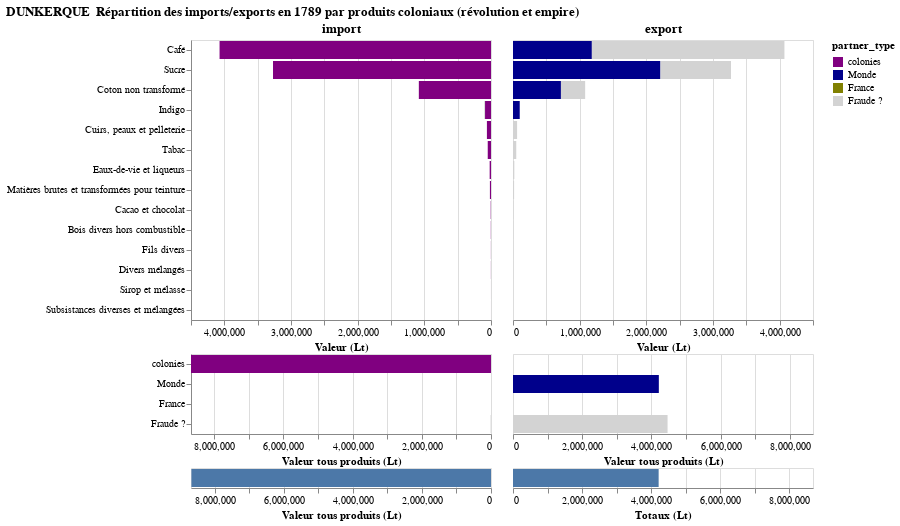
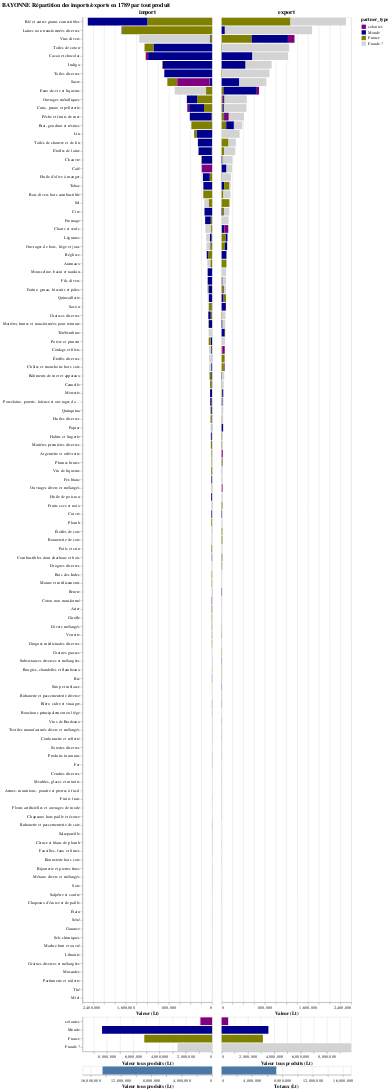
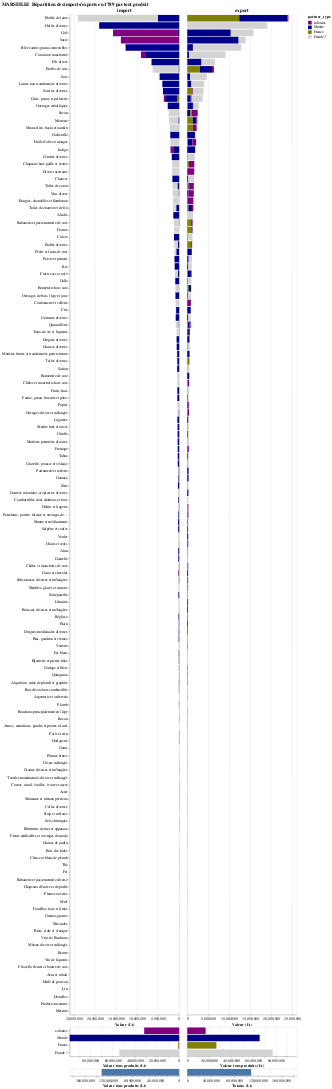
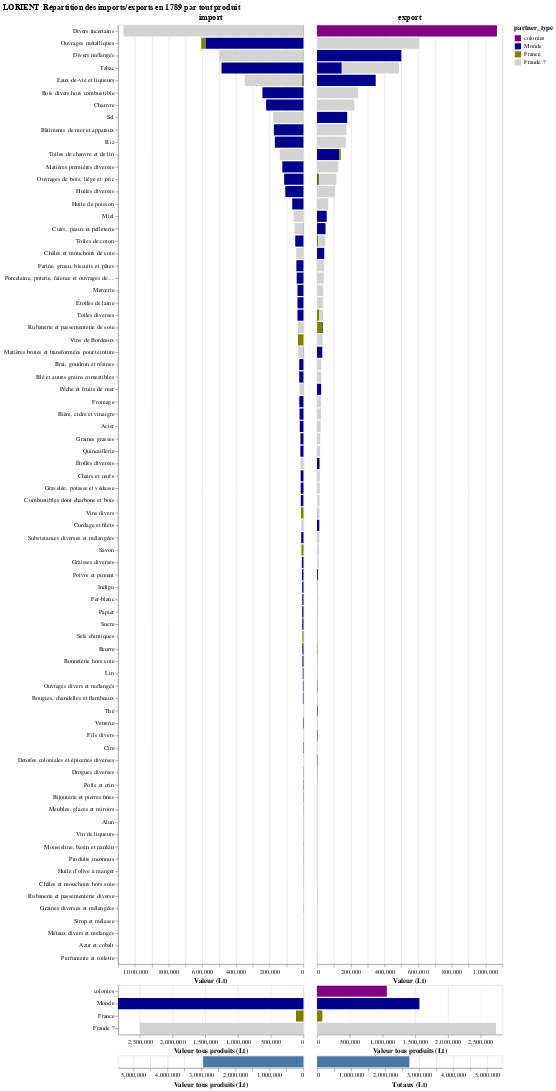

Notebook code for these charts, in order:
### Markdown cell above
# Focus sur les exportations

Nous allons dans un premier temps détailler les produits coloniaux pour identifier les produits concernés par les anomalies d'exporations.

### Code cell
for city in ["Dunkerque", "Bayonne", "Marseille", "Lorient"]:
    pyramide_port_franc(city, data[city]["detail_products"], "product", "partner_type", "produits coloniaux (révolution et empire)" if city == "Dunkerque" else "tout produit")

### Figure 1 — Vega-Lite specification as saved in the notebook (floating-point values rounded to 4 significant figures)
{"data": {"values": [{"importsexports": "Exports", "partner_type": "Monde", "port": "Dunkerque", "product": "Café", "value": 1182957}, {"importsexports": "Imports", "partner_type": "colonies", "port": "Dunkerque", "product": "Café", "value": 4071453}, {"importsexports": "Exports", "partner_type": "Fraude ?", "port": "Dunkerque", "product": "Café", "value": 2888496}, {"importsexports": "Exports", "partner_type": "Monde", "port": "Dunkerque", "product": "Coton non transformé", "value": 719051}, {"importsexports": "Imports", "partner_type": "colonies", "port": "Dunkerque", "product": "Coton non transformé", "value": 1082427}, {"importsexports": "Exports", "partner_type": "Fraude ?", "port": "Dunkerque", "product": "Coton non transformé", "value": 363376}, {"importsexports": "Exports", "partner_type": "Monde", "port": "Dunkerque", "product": "Indigo", "value": 101042}, {"importsexports": "Imports", "partner_type": "colonies", "port": "Dunkerque", "product": "Indigo", "value": 89556}, {"importsexports": "Imports", "partner_type": "Fraude ?", "port": "Dunkerque", "product": "Indigo", "value": 11486}, {"importsexports": "Exports", "partner_type": "Monde", "port": "Dunkerque", "product": "Sucre", "value": 2211754}, {"importsexports": "Imports", "partner_type": "colonies", "port": "Dunkerque", "product": "Sucre", "value": 3269855}, {"importsexports": "Exports", "partner_type": "Fraude ?", "port": "Dunkerque", "product": "Sucre", "value": 1058101}, {"importsexports": "Imports", "partner_type": "colonies", "port": "Dunkerque", "product": "Cacao et chocolat", "value": 4414}, {"importsexports": "Exports", "partner_type": "Fraude ?", "port": "Dunkerque", "product": "Cacao et chocolat", "value": 4414}, {"importsexports": "Imports", "partner_type": "colonies", "port": "Dunkerque", "product": "Bois divers hors combustible", "value": 2724}, {"importsexports": "Exports", "partner_type": "Fraude ?", "port": "Dunkerque", "product": "Bois divers hors combustible", "value": 2724}, {"importsexports": "Imports", "partner_type": "colonies", "port": "Dunkerque", "product": "Matières brutes et transformées pour teinture", "value": 16367}, {"importsexports": "Exports", "partner_type": "Fraude ?", "port": "Dunkerque", "product": "Matières brutes et transformées pour teinture", "value": 16367}, {"importsexports": "Imports", "partner_type": "colonies", "port": "Dunkerque", "product": "Fils divers", "value": 1376}, {"importsexports": "Exports", "partner_type": "Fraude ?", "port": "Dunkerque", "product": "Fils divers", "value": 1376}, {"importsexports": "Imports", "partner_type": "colonies", "port": "Dunkerque", "product": "Subsistances diverses et mélangées", "value": 150}, {"importsexports": "Exports", "partner_type": "Fraude ?", "port": "Dunkerque", "product": "Subsistances diverses et mélangées", "value": 150}, {"importsexports": "Imports", "partner_type": "colonies", "port": "Dunkerque", "product": "Cuirs, peaux et pelleterie", "value": 61376}, {"importsexports": "Exports", "partner_type": "Fraude ?", "port": "Dunkerque", "product": "Cuirs, peaux et pelleterie", "value": 61376}, {"importsexports": "Imports", "partner_type": "colonies", "port": "Dunkerque", "product": "Eaux-de-vie et liqueurs", "value": 19963}, {"importsexports": "Exports", "partner_type": "Fraude ?", "port": "Dunkerque", "product": "Eaux-de-vie et liqueurs", "value": 19963}, {"importsexports": "Imports", "partner_type": "colonies", "port": "Dunkerque", "product": "Sirop et mélasse", "value": 210}, {"importsexports": "Exports", "partner_type": "Fraude ?", "port": "Dunkerque", "product": "Sirop et mélasse", "value": 210}, {"importsexports": "Imports", "partner_type": "colonies", "port": "Dunkerque", "product": "Tabac", "value": 48931}, {"importsexports": "Exports", "partner_type": "Fraude ?", "port": "Dunkerque", "product": "Tabac", "value": 48931}, {"importsexports": "Imports", "partner_type": "colonies", "port": "Dunkerque", "product": "Divers mélangés", "value": 1353}, {"importsexports": "Exports", "partner_type": "Fraude ?", "port": "Dunkerque", "product": "Divers mélangés", "value": 1353}]}, "spacing": 0, "title": "DUNKERQUE\n Répartition des imports/exports en 1789 par produits coloniaux (révolution et empire)", "vconcat": [{"hconcat": [{"encoding": {"color": {"field": "partner_type", "scale": {"domain": ["colonies", "Monde", "France", "Fraude ?"], "range": ["purple", "darkblue", "olive", "lightgrey", "darkgrey"]}, "type": "nominal"}, "order": {"expr": "-1*indexof(['colonies', 'Monde', 'France', 'Fraude ?'], datum.partner_type)", "type": "ordinal"}, "x": {"field": "value", "sort": "descending", "title": "Valeur (Lt)", "type": "quantitative"}, "y": {"field": "product", "sort": "-x", "title": null, "type": "ordinal"}}, "mark": {"tooltip": {"content": "data"}, "type": "bar"}, "title": "import", "transform": [{"filter": {"equal": "Imports", "field": "importsexports"}}]}, {"encoding": {"color": {"field": "partner_type", "scale": {"domain": ["colonies", "Monde", "France", "Fraude ?"], "range": ["purple", "darkblue", "olive", "lightgrey", "darkgrey"]}, "sort": ["colonies", "Monde", "France", "Fraude ?"], "type": "nominal"}, "order": {"expr": "indexof(['colonies', 'Monde', 'France', 'Fraude ?'], datum.partner_type)", "type": "ordinal"}, "x": {"field": "value", "title": "Valeur (Lt)", "type": "quantitative"}, "y": {"axis": null, "field": "product", "sort": "-x", "title": null, "type": "ordinal"}}, "mark": {"tooltip": {"content": "data"}, "type": "bar"}, "title": "export", "transform": [{"filter": {"equal": "Exports", "field": "importsexports"}}]}]}, {"hconcat": [{"encoding": {"color": {"field": "partner_type", "scale": {"domain": ["colonies", "Monde", "France", "Fraude ?"], "range": ["purple", "darkblue", "olive", "lightgrey", "darkgrey"]}, "sort": ["colonies", "Monde", "France", "Fraude ?"], "type": "nominal"}, "x": {"field": "total_value", "scale": {"domain": [0, 8670155]}, "sort": "descending", "title": "Valeur tous produits (Lt)", "type": "quantitative"}, "y": {"field": "partner_type", "scale": {"domain": ["colonies", "Monde", "France", "Fraude ?"]}, "sort": ["colonies", "Monde", "France", "Fraude ?"], "title": null, "type": "ordinal"}}, "mark": {"tooltip": {"content": "data"}, "type": "bar"}, "transform": [{"filter": {"equal": "Imports", "field": "importsexports"}}, {"aggregate": [{"as": "total_value", "field": "value", "op": "sum"}], "groupby": ["partner_type"]}]}, {"encoding": {"color": {"field": "partner_type", "scale": {"domain": ["colonies", "Monde", "France", "Fraude ?"], "range": ["purple", "darkblue", "olive", "lightgrey", "darkgrey"]}, "sort": ["colonies", "Monde", "France", "Fraude ?"], "type": "nominal"}, "x": {"field": "total_value", "scale": {"domain": [0, 8670155]}, "sort": "ascending", "title": "Valeur tous produits (Lt)", "type": "quantitative"}, "y": {"axis": null, "field": "partner_type", "scale": {"domain": ["colonies", "Monde", "France", "Fraude ?"]}, "sort": ["colonies", "Monde", "France", "Fraude ?"], "title": null, "type": "ordinal"}}, "mark": {"tooltip": {"content": "data"}, "type": "bar"}, "transform": [{"filter": {"equal": "Exports", "field": "importsexports"}}, {"aggregate": [{"as": "total_value", "field": "value", "op": "sum"}], "groupby": ["partner_type"]}]}]}, {"hconcat": [{"encoding": {"x": {"field": "total_value", "scale": {"domain": [0, 8681641]}, "sort": "descending", "title": "Valeur tous produits (Lt)", "type": "quantitative"}}, "mark": {"tooltip": {"content": "data"}, "type": "bar"}, "transform": [{"filter": {"equal": "Imports", "field": "importsexports"}}, {"filter": "indexof(datum.partner_type,'?')==-1"}, {"aggregate": [{"as": "total_value", "field": "value", "op": "sum"}]}]}, {"encoding": {"x": {"field": "total_value", "scale": {"domain": [0, 8681641]}, "sort": "ascending", "title": "Totaux (Lt)", "type": "quantitative"}}, "mark": {"tooltip": {"content": "data"}, "type": "bar"}, "transform": [{"filter": {"equal": "Exports", "field": "importsexports"}}, {"filter": "indexof(datum.partner_type,'?')==-1"}, {"aggregate": [{"as": "total_value", "field": "value", "op": "sum"}]}]}]}]}

### Figure 2 — Vega-Lite specification as saved in the notebook (floating-point values rounded to 4 significant figures; data arrays with more than 128 entries replaced by an {"elided": "..."} marker saying what was removed)
{"data": {"values": {"elided": "444 records"}}, "spacing": 0, "title": "BAYONNE\n Répartition des imports/exports en 1789 par tout produit", "vconcat": [{"hconcat": [{"encoding": {"color": {"field": "partner_type", "scale": {"domain": ["colonies", "Monde", "France", "Fraude ?"], "range": ["purple", "darkblue", "olive", "lightgrey", "darkgrey"]}, "type": "nominal"}, "order": {"expr": "-1*indexof(['colonies', 'Monde', 'France', 'Fraude ?'], datum.partner_type)", "type": "ordinal"}, "x": {"field": "value", "sort": "descending", "title": "Valeur (Lt)", "type": "quantitative"}, "y": {"field": "product", "sort": "-x", "title": null, "type": "ordinal"}}, "mark": {"tooltip": {"content": "data"}, "type": "bar"}, "title": "import", "transform": [{"filter": {"equal": "Imports", "field": "importsexports"}}]}, {"encoding": {"color": {"field": "partner_type", "scale": {"domain": ["colonies", "Monde", "France", "Fraude ?"], "range": ["purple", "darkblue", "olive", "lightgrey", "darkgrey"]}, "sort": ["colonies", "Monde", "France", "Fraude ?"], "type": "nominal"}, "order": {"expr": "indexof(['colonies', 'Monde', 'France', 'Fraude ?'], datum.partner_type)", "type": "ordinal"}, "x": {"field": "value", "title": "Valeur (Lt)", "type": "quantitative"}, "y": {"axis": null, "field": "product", "sort": "-x", "title": null, "type": "ordinal"}}, "mark": {"tooltip": {"content": "data"}, "type": "bar"}, "title": "export", "transform": [{"filter": {"equal": "Exports", "field": "importsexports"}}]}]}, {"hconcat": [{"encoding": {"color": {"field": "partner_type", "scale": {"domain": ["colonies", "Monde", "France", "Fraude ?"], "range": ["purple", "darkblue", "olive", "lightgrey", "darkgrey"]}, "sort": ["colonies", "Monde", "France", "Fraude ?"], "type": "nominal"}, "x": {"field": "total_value", "scale": {"domain": [0, 9856000.0]}, "sort": "descending", "title": "Valeur tous produits (Lt)", "type": "quantitative"}, "y": {"field": "partner_type", "scale": {"domain": ["colonies", "Monde", "France", "Fraude ?"]}, "sort": ["colonies", "Monde", "France", "Fraude ?"], "title": null, "type": "ordinal"}}, "mark": {"tooltip": {"content": "data"}, "type": "bar"}, "transform": [{"filter": {"equal": "Imports", "field": "importsexports"}}, {"aggregate": [{"as": "total_value", "field": "value", "op": "sum"}], "groupby": ["partner_type"]}]}, {"encoding": {"color": {"field": "partner_type", "scale": {"domain": ["colonies", "Monde", "France", "Fraude ?"], "range": ["purple", "darkblue", "olive", "lightgrey", "darkgrey"]}, "sort": ["colonies", "Monde", "France", "Fraude ?"], "type": "nominal"}, "x": {"field": "total_value", "scale": {"domain": [0, 9856000.0]}, "sort": "ascending", "title": "Valeur tous produits (Lt)", "type": "quantitative"}, "y": {"axis": null, "field": "partner_type", "scale": {"domain": ["colonies", "Monde", "France", "Fraude ?"]}, "sort": ["colonies", "Monde", "France", "Fraude ?"], "title": null, "type": "ordinal"}}, "mark": {"tooltip": {"content": "data"}, "type": "bar"}, "transform": [{"filter": {"equal": "Exports", "field": "importsexports"}}, {"aggregate": [{"as": "total_value", "field": "value", "op": "sum"}], "groupby": ["partner_type"]}]}]}, {"hconcat": [{"encoding": {"x": {"field": "total_value", "scale": {"domain": [0, 17060000.0]}, "sort": "descending", "title": "Valeur tous produits (Lt)", "type": "quantitative"}}, "mark": {"tooltip": {"content": "data"}, "type": "bar"}, "transform": [{"filter": {"equal": "Imports", "field": "importsexports"}}, {"filter": "indexof(datum.partner_type,'?')==-1"}, {"aggregate": [{"as": "total_value", "field": "value", "op": "sum"}]}]}, {"encoding": {"x": {"field": "total_value", "scale": {"domain": [0, 17060000.0]}, "sort": "ascending", "title": "Totaux (Lt)", "type": "quantitative"}}, "mark": {"tooltip": {"content": "data"}, "type": "bar"}, "transform": [{"filter": {"equal": "Exports", "field": "importsexports"}}, {"filter": "indexof(datum.partner_type,'?')==-1"}, {"aggregate": [{"as": "total_value", "field": "value", "op": "sum"}]}]}]}]}

### Figure 3 — Vega-Lite specification as saved in the notebook (floating-point values rounded to 4 significant figures; data arrays with more than 128 entries replaced by an {"elided": "..."} marker saying what was removed)
{"data": {"values": {"elided": "603 records"}}, "spacing": 0, "title": "MARSEILLE\n Répartition des imports/exports en 1789 par tout produit", "vconcat": [{"hconcat": [{"encoding": {"color": {"field": "partner_type", "scale": {"domain": ["colonies", "Monde", "France", "Fraude ?"], "range": ["purple", "darkblue", "olive", "lightgrey", "darkgrey"]}, "type": "nominal"}, "order": {"expr": "-1*indexof(['colonies', 'Monde', 'France', 'Fraude ?'], datum.partner_type)", "type": "ordinal"}, "x": {"field": "value", "sort": "descending", "title": "Valeur (Lt)", "type": "quantitative"}, "y": {"field": "product", "sort": "-x", "title": null, "type": "ordinal"}}, "mark": {"tooltip": {"content": "data"}, "type": "bar"}, "title": "import", "transform": [{"filter": {"equal": "Imports", "field": "importsexports"}}]}, {"encoding": {"color": {"field": "partner_type", "scale": {"domain": ["colonies", "Monde", "France", "Fraude ?"], "range": ["purple", "darkblue", "olive", "lightgrey", "darkgrey"]}, "sort": ["colonies", "Monde", "France", "Fraude ?"], "type": "nominal"}, "order": {"expr": "indexof(['colonies', 'Monde', 'France', 'Fraude ?'], datum.partner_type)", "type": "ordinal"}, "x": {"field": "value", "title": "Valeur (Lt)", "type": "quantitative"}, "y": {"axis": null, "field": "product", "sort": "-x", "title": null, "type": "ordinal"}}, "mark": {"tooltip": {"content": "data"}, "type": "bar"}, "title": "export", "transform": [{"filter": {"equal": "Exports", "field": "importsexports"}}]}]}, {"hconcat": [{"encoding": {"color": {"field": "partner_type", "scale": {"domain": ["colonies", "Monde", "France", "Fraude ?"], "range": ["purple", "darkblue", "olive", "lightgrey", "darkgrey"]}, "sort": ["colonies", "Monde", "France", "Fraude ?"], "type": "nominal"}, "x": {"field": "total_value", "scale": {"domain": [0, 98940000.0]}, "sort": "descending", "title": "Valeur tous produits (Lt)", "type": "quantitative"}, "y": {"field": "partner_type", "scale": {"domain": ["colonies", "Monde", "France", "Fraude ?"]}, "sort": ["colonies", "Monde", "France", "Fraude ?"], "title": null, "type": "ordinal"}}, "mark": {"tooltip": {"content": "data"}, "type": "bar"}, "transform": [{"filter": {"equal": "Imports", "field": "importsexports"}}, {"aggregate": [{"as": "total_value", "field": "value", "op": "sum"}], "groupby": ["partner_type"]}]}, {"encoding": {"color": {"field": "partner_type", "scale": {"domain": ["colonies", "Monde", "France", "Fraude ?"], "range": ["purple", "darkblue", "olive", "lightgrey", "darkgrey"]}, "sort": ["colonies", "Monde", "France", "Fraude ?"], "type": "nominal"}, "x": {"field": "total_value", "scale": {"domain": [0, 98940000.0]}, "sort": "ascending", "title": "Valeur tous produits (Lt)", "type": "quantitative"}, "y": {"axis": null, "field": "partner_type", "scale": {"domain": ["colonies", "Monde", "France", "Fraude ?"]}, "sort": ["colonies", "Monde", "France", "Fraude ?"], "title": null, "type": "ordinal"}}, "mark": {"tooltip": {"content": "data"}, "type": "bar"}, "transform": [{"filter": {"equal": "Exports", "field": "importsexports"}}, {"aggregate": [{"as": "total_value", "field": "value", "op": "sum"}], "groupby": ["partner_type"]}]}]}, {"hconcat": [{"encoding": {"x": {"field": "total_value", "scale": {"domain": [0, 185700000.0]}, "sort": "descending", "title": "Valeur tous produits (Lt)", "type": "quantitative"}}, "mark": {"tooltip": {"content": "data"}, "type": "bar"}, "transform": [{"filter": {"equal": "Imports", "field": "importsexports"}}, {"filter": "indexof(datum.partner_type,'?')==-1"}, {"aggregate": [{"as": "total_value", "field": "value", "op": "sum"}]}]}, {"encoding": {"x": {"field": "total_value", "scale": {"domain": [0, 185700000.0]}, "sort": "ascending", "title": "Totaux (Lt)", "type": "quantitative"}}, "mark": {"tooltip": {"content": "data"}, "type": "bar"}, "transform": [{"filter": {"equal": "Exports", "field": "importsexports"}}, {"filter": "indexof(datum.partner_type,'?')==-1"}, {"aggregate": [{"as": "total_value", "field": "value", "op": "sum"}]}]}]}]}

### Figure 4 — Vega-Lite specification as saved in the notebook (floating-point values rounded to 4 significant figures; data arrays with more than 128 entries replaced by an {"elided": "..."} marker saying what was removed)
{"data": {"values": {"elided": "204 records"}}, "spacing": 0, "title": "LORIENT\n Répartition des imports/exports en 1789 par tout produit", "vconcat": [{"hconcat": [{"encoding": {"color": {"field": "partner_type", "scale": {"domain": ["colonies", "Monde", "France", "Fraude ?"], "range": ["purple", "darkblue", "olive", "lightgrey", "darkgrey"]}, "type": "nominal"}, "order": {"expr": "-1*indexof(['colonies', 'Monde', 'France', 'Fraude ?'], datum.partner_type)", "type": "ordinal"}, "x": {"field": "value", "sort": "descending", "title": "Valeur (Lt)", "type": "quantitative"}, "y": {"field": "product", "sort": "-x", "title": null, "type": "ordinal"}}, "mark": {"tooltip": {"content": "data"}, "type": "bar"}, "title": "import", "transform": [{"filter": {"equal": "Imports", "field": "importsexports"}}]}, {"encoding": {"color": {"field": "partner_type", "scale": {"domain": ["colonies", "Monde", "France", "Fraude ?"], "range": ["purple", "darkblue", "olive", "lightgrey", "darkgrey"]}, "sort": ["colonies", "Monde", "France", "Fraude ?"], "type": "nominal"}, "order": {"expr": "indexof(['colonies', 'Monde', 'France', 'Fraude ?'], datum.partner_type)", "type": "ordinal"}, "x": {"field": "value", "title": "Valeur (Lt)", "type": "quantitative"}, "y": {"axis": null, "field": "product", "sort": "-x", "title": null, "type": "ordinal"}}, "mark": {"tooltip": {"content": "data"}, "type": "bar"}, "title": "export", "transform": [{"filter": {"equal": "Exports", "field": "importsexports"}}]}]}, {"hconcat": [{"encoding": {"color": {"field": "partner_type", "scale": {"domain": ["colonies", "Monde", "France", "Fraude ?"], "range": ["purple", "darkblue", "olive", "lightgrey", "darkgrey"]}, "sort": ["colonies", "Monde", "France", "Fraude ?"], "type": "nominal"}, "x": {"field": "total_value", "scale": {"domain": [0, 2835000.0]}, "sort": "descending", "title": "Valeur tous produits (Lt)", "type": "quantitative"}, "y": {"field": "partner_type", "scale": {"domain": ["colonies", "Monde", "France", "Fraude ?"]}, "sort": ["colonies", "Monde", "France", "Fraude ?"], "title": null, "type": "ordinal"}}, "mark": {"tooltip": {"content": "data"}, "type": "bar"}, "transform": [{"filter": {"equal": "Imports", "field": "importsexports"}}, {"aggregate": [{"as": "total_value", "field": "value", "op": "sum"}], "groupby": ["partner_type"]}]}, {"encoding": {"color": {"field": "partner_type", "scale": {"domain": ["colonies", "Monde", "France", "Fraude ?"], "range": ["purple", "darkblue", "olive", "lightgrey", "darkgrey"]}, "sort": ["colonies", "Monde", "France", "Fraude ?"], "type": "nominal"}, "x": {"field": "total_value", "scale": {"domain": [0, 2835000.0]}, "sort": "ascending", "title": "Valeur tous produits (Lt)", "type": "quantitative"}, "y": {"axis": null, "field": "partner_type", "scale": {"domain": ["colonies", "Monde", "France", "Fraude ?"]}, "sort": ["colonies", "Monde", "France", "Fraude ?"], "title": null, "type": "ordinal"}}, "mark": {"tooltip": {"content": "data"}, "type": "bar"}, "transform": [{"filter": {"equal": "Exports", "field": "importsexports"}}, {"aggregate": [{"as": "total_value", "field": "value", "op": "sum"}], "groupby": ["partner_type"]}]}]}, {"hconcat": [{"encoding": {"x": {"field": "total_value", "scale": {"domain": [0, 5450000.0]}, "sort": "descending", "title": "Valeur tous produits (Lt)", "type": "quantitative"}}, "mark": {"tooltip": {"content": "data"}, "type": "bar"}, "transform": [{"filter": {"equal": "Imports", "field": "importsexports"}}, {"filter": "indexof(datum.partner_type,'?')==-1"}, {"aggregate": [{"as": "total_value", "field": "value", "op": "sum"}]}]}, {"encoding": {"x": {"field": "total_value", "scale": {"domain": [0, 5450000.0]}, "sort": "ascending", "title": "Totaux (Lt)", "type": "quantitative"}}, "mark": {"tooltip": {"content": "data"}, "type": "bar"}, "transform": [{"filter": {"equal": "Exports", "field": "importsexports"}}, {"filter": "indexof(datum.partner_type,'?')==-1"}, {"aggregate": [{"as": "total_value", "field": "value", "op": "sum"}]}]}]}]}
